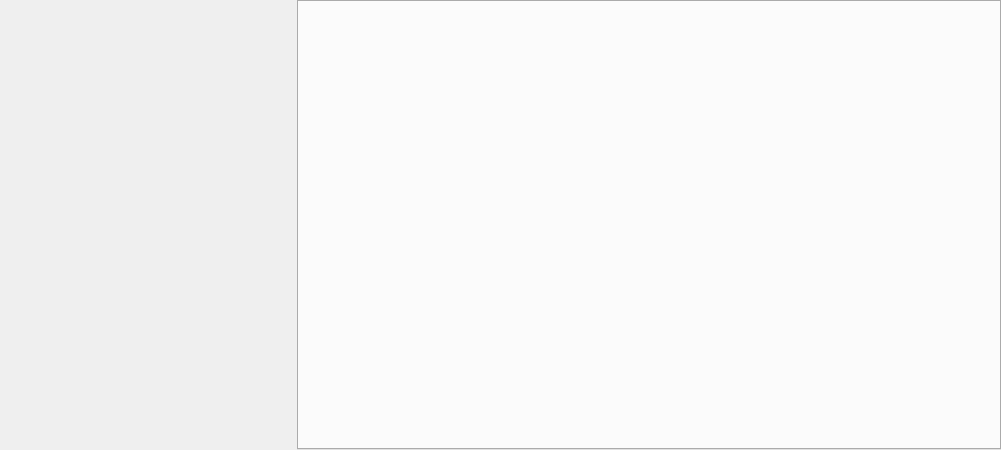
<?xml version="1.0" encoding="UTF-8"?>
<ui version="4.0">
 <class>Set_MainWid</class>
 <widget class="QWidget" name="Set_MainWid">
  <property name="geometry">
   <rect>
    <x>0</x>
    <y>0</y>
    <width>1001</width>
    <height>450</height>
   </rect>
  </property>
  <property name="windowTitle">
   <string>Form</string>
  </property>
  <layout class="QGridLayout" name="gridLayout">
   <property name="topMargin">
    <number>0</number>
   </property>
   <property name="rightMargin">
    <number>0</number>
   </property>
   <property name="bottomMargin">
    <number>0</number>
   </property>
   <item row="0" column="0">
    <widget class="QWidget" name="workWid" native="true">
     <property name="minimumSize">
      <size>
       <width>280</width>
       <height>0</height>
      </size>
     </property>
     <property name="maximumSize">
      <size>
       <width>280</width>
       <height>16777215</height>
      </size>
     </property>
    </widget>
   </item>
   <item row="0" column="1">
    <widget class="QTabWidget" name="tabWidget">
     <property name="minimumSize">
      <size>
       <width>160</width>
       <height>0</height>
      </size>
     </property>
     <property name="font">
      <font>
       <family>微软雅黑</family>
       <pointsize>12</pointsize>
      </font>
     </property>
     <property name="contextMenuPolicy">
      <enum>Qt::PreventContextMenu</enum>
     </property>
     <property name="tabPosition">
      <enum>QTabWidget::East</enum>
     </property>
     <property name="tabShape">
      <enum>QTabWidget::Triangular</enum>
     </property>
     <property name="currentIndex">
      <number>-1</number>
     </property>
    </widget>
   </item>
  </layout>
 </widget>
 <resources/>
 <connections/>
</ui>
